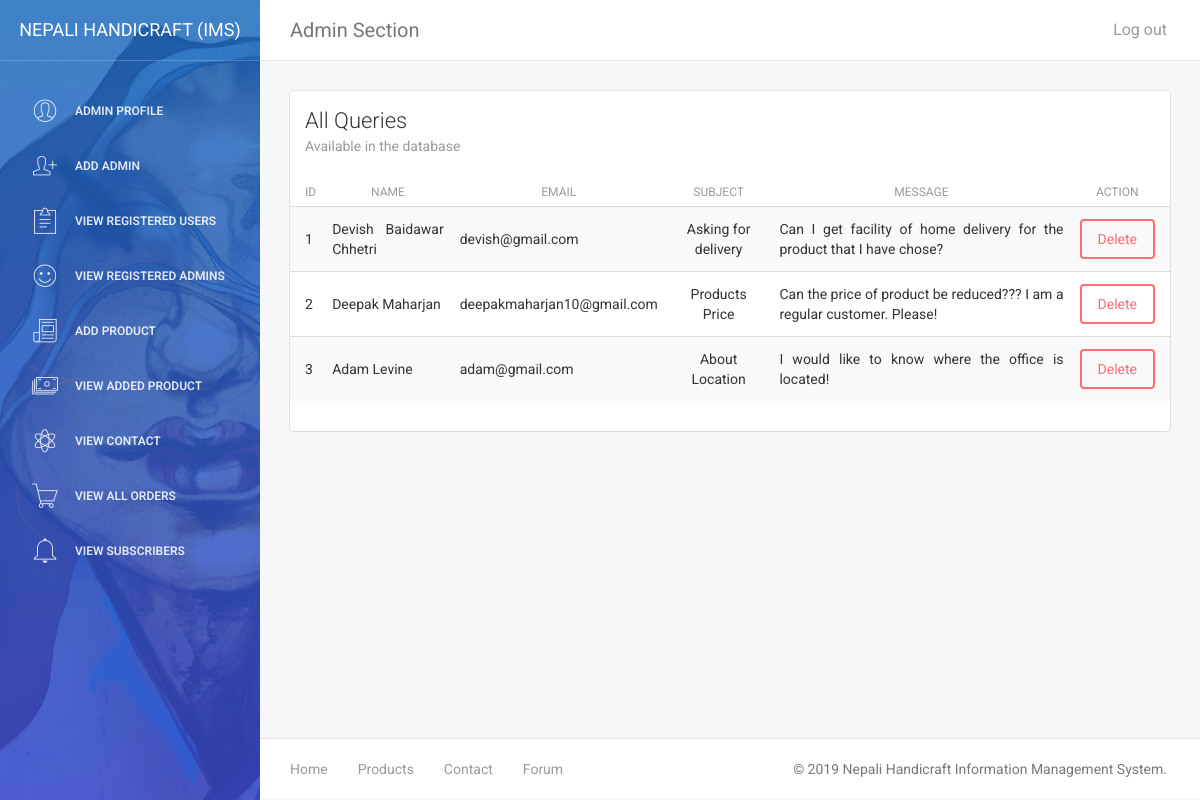
/admin/view-contact.php (signed in), run on the app's committed database.
### tables this page shows
CREATE TABLE `tbl_contact` (
  `c_id` int(11) NOT NULL,
  `c_name` varchar(50) NOT NULL,
  `c_email` varchar(50) NOT NULL,
  `c_subject` varchar(50) NOT NULL,
  `c_message` text NOT NULL
);

### includes/dbConnection.php (called while the page is built, shortened)
<?php
class Connection
{
    private $host;
    private $user;
    private $password;
    private $database;
    private $connect;
    public function __construct()
    {
        $this->host = "localhost";
        $this->user = "root";
        $this->password = "";
        $this->database = "00174648_devishbaidawarchhetri_cp";
    }
    public function getConnection()
    {
        $this->connect = new mysqli($this->host,$this->user,$this->password,$this->database);
        if($this->connect->connect_error)
        {
            die("Error :" .$this->connect->error);
        }
        else
        {
            return $this->connect;
        }
    }
    public function getData($sql)
    {
        $data = [];
        $result = $this->connect->query($sql);
        if($result->num_rows > 0)
        {
            while($row = $result->fetch_assoc())
            {
                $data[] = $row;
            }
        }
        else
        {
            echo "No data found";
        }
        return $data;
    }
}

### classes/contact.class.php (called while the page is built, shortened)
<?php
    require "../includes/dbConnection.php";
    Class Contact extends Connection
    {
        private $connect;
        public function __construct(){
            $this->connect = new Connection();
        }
        public function selectContact(){
            return $this->connect->getData("SELECT * FROM `tbl_contact`");
        }
    }
?>

### admin/view-contact.php (the view, shortened to what this page needs)
<?php
    require '../classes/contact.class.php';
    $contact = new Contact();
    $data = $contact->selectContact();
?>
<!doctype html>
<html lang="en">
<head>
    <link href="assets/css/bootstrap.min.css" rel="stylesheet" />
    <link href="assets/css/animate.min.css" rel="stylesheet"/>
    <link href="assets/css/light-bootstrap-dashboard.css?v=1.4.0" rel="stylesheet"/>
    <link href="assets/css/demo.css" rel="stylesheet" />
    <link href="http://maxcdn.bootstrapcdn.com/font-awesome/4.2.0/css/font-awesome.min.css" rel="stylesheet">
    <link href="assets/css/pe-icon-7-stroke.css" rel="stylesheet" />
</head>
<body>
<div class="wrapper">
    <?php include 'admin-sidebar.php'; ?>
    <div class="main-panel">
		<?php include 'admin-nav.php'; ?>
        <div class="content">
            <div class="container-fluid">
                <div class="row">
                    <div class="col-md-12">
                        <div class="card">
                            <div class="header">
                                <h4 class="title">All Queries</h4>
                                <p class="category">Available in the database</p>
                            </div>
                            <div class="content table-responsive table-full-width">
                                <table class="table table-hover table-striped">
                                    <thead>
                                        <th>ID</th>
                                    	<th>Name</th>
                                    	<th>Email</th>
                                    	<th>Subject</th>
                                        <th>Message</th>
                                        <th>Action</th>
                                    </thead>
                                    <tbody>
                                    <?php foreach ($data as $details) { ?>
                                        <tr>
                                        	<td><?php echo $details['c_id']; ?></td>
                                            <td><?php echo $details['c_name']; ?></td>
                                            <td><?php echo $details['c_email']; ?></td>
                                            <td style="text-align: center;"><?php echo $details['c_subject']; ?></td>
                                            <td><?php echo $details['c_message']; ?></td>
								            <td><a href="../actions/contactDelete-action.php?delete=<?php echo $details['c_id']; ?>" class="btn btn-danger" onclick="Javascript: return confirm('Are you sure you want to delete?');" name="productDelete">Delete</a></td>
                                        </tr>
                                    <?php } ?>
                                    </tbody>
                                </table>
                            </div>
                        </div>
                    </div>
                </div>
            </div>
        </div>
        <?php include 'admin-footer.php'; ?>
    </div>
</div>
</body>
</html>

### admin/view-contact.php (style rules this page uses)
th { text-align: center; }
td { text-align: justify; }

### data on the page
tbl_contact: c_id "1", c_name "Devish Baidawar Chhetri", c_email "devish@gmail.com", c_subject "Asking for delivery", c_message "Can I get facility of home delivery for the product that I have chose?"
tbl_contact: c_id "2", c_name "Deepak Maharjan", c_email "deepakmaharjan10@gmail.com", c_subject "Products Price", c_message "Can the price of product be reduced??? I am a regular customer. Please!"
tbl_contact: c_id "3", c_name "Adam Levine", c_email "adam@gmail.com", c_subject "About Location", c_message "I would like to know where the office is located!"
